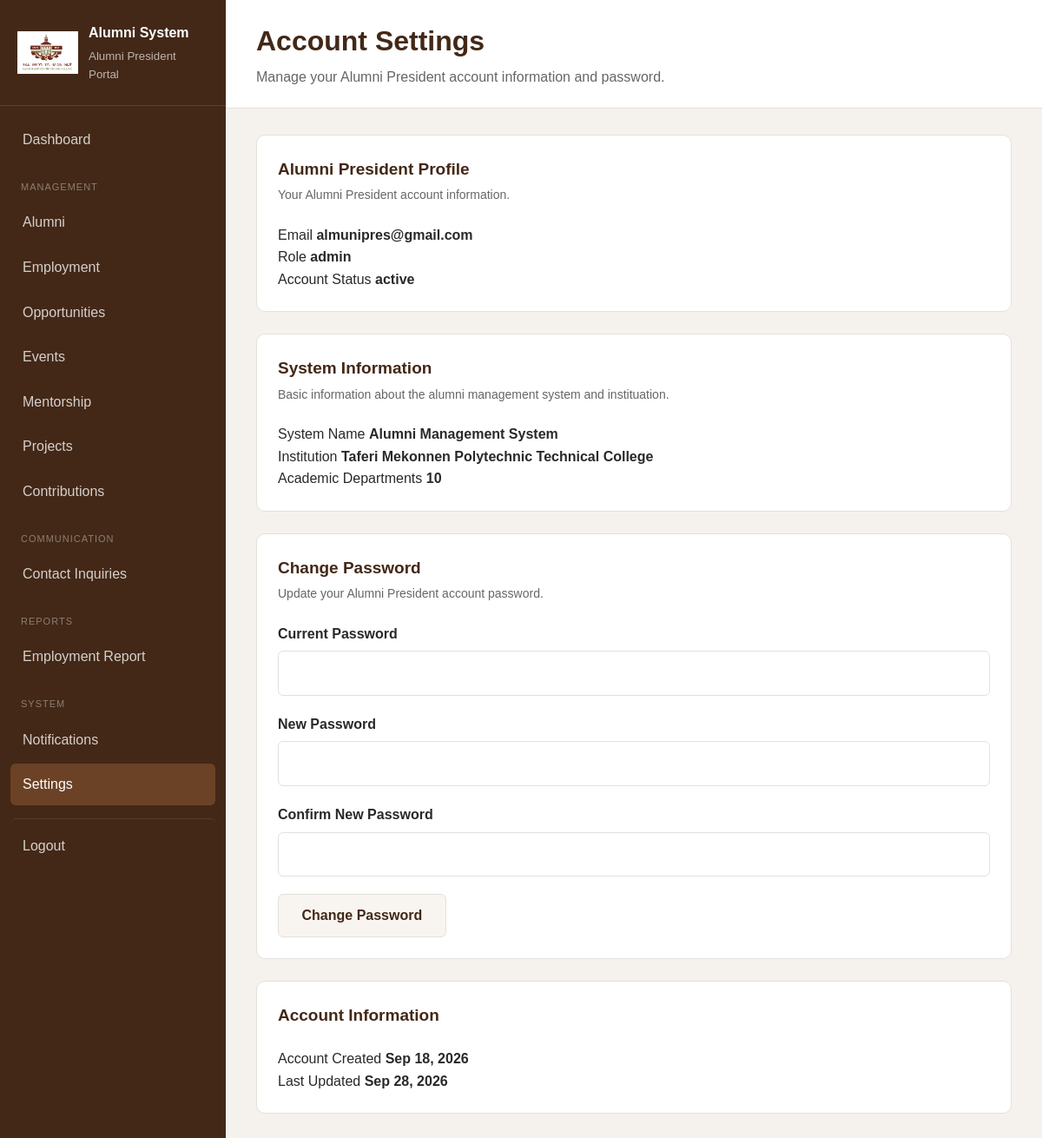
The page /admin/seetings/index.php (signed in) on the database its author committed.
### tables this page shows
CREATE TABLE `users` (
  `user_id` int(10) UNSIGNED NOT NULL,
  `email` varchar(150) NOT NULL,
  `password_hash` varchar(255) NOT NULL,
  `role` enum('admin','alumni','registrar','student_rep','system_admin') NOT NULL,
  `account_status` enum('active','inactive','suspended') NOT NULL DEFAULT 'active',
  `must_change_password` tinyint(1) NOT NULL DEFAULT 0,
  `created_at` timestamp NOT NULL DEFAULT current_timestamp(),
  `updated_at` timestamp NOT NULL DEFAULT current_timestamp() ON UPDATE current_timestamp(),
  `failed_login_attempts` int(11) NOT NULL DEFAULT 0,
  `locked_until` datetime DEFAULT NULL
);

### includes/functions.php (called while the page is built, shortened)
<?php
function e($value)
{
    return htmlspecialchars(
        (string) $value,
        ENT_QUOTES,
        "UTF-8"
    );
}

### admin/seetings/index.php (the view, shortened to what this page needs)
<?php
require_once "../../config/database.php";
require_once "../../includes/functions.php";
$userId = (int) $_SESSION["user_id"];
$stmt = $conn->prepare("
    SELECT
        user_id,
        email,
        password_hash,
        role,
        account_status,
        created_at,
        updated_at
    FROM users
    WHERE user_id = ?
    LIMIT 1
");
$stmt->bind_param("i", $userId);
$stmt->execute();
$result = $stmt->get_result();
$admin = $result->fetch_assoc();
?>
<!DOCTYPE html>
<html lang="en">
<head>
    <link
        rel="stylesheet"
        href="../../assets/css/style.css"
    >
</head>
<body class="admin-body">
<div class="admin-layout">
  <?php require_once __DIR__ ."/../includes/sidebar.php"; ?>
    <main class="admin-main">
        <header class="admin-topbar">
            <div>
                <h1>
                   Account Settings
                </h1>
                <p>
                    Manage your Alumni President account information and password.
                </p>
            </div>
        </header>
        <section class="dashboard-content">
            <div class="dashboard-panel">
                <div class="panel-header">
                    <div>
                        <h2>
                            Alumni President Profile
                        </h2>
                        <p>
                            Your Alumni President account information.
                        </p>
                    </div>
                </div>
                <div class="quick-stats">
                    <div>
                        <span>
                            Email
                        </span>
                        <strong>
                            <?= e($admin["email"]) ?>
                        </strong>
                    </div>
                    <div>
                        <span>
                            Role
                        </span>
                        <strong>
                            <?= e($admin["role"]) ?>
                        </strong>
                    </div>
                    <div>
                        <span>
                            Account Status
                        </span>
                        <strong>
                            <?= e($admin["account_status"]) ?>
                        </strong>
                    </div>
                </div>
            </div>
            <div class="dashboard-panel">
                <div class="panel-header">
                    <div>
                        <h2>
                            System Information
                        </h2>
                        <p>
                            Basic information about the alumni management system and instituation.
                        </p>
                    </div>
                </div>
                <div class="quick-stats">
                    <div>
                        <span>
                            System Name
                        </span>
                        <strong>
                            <?= e(SITE_NAME) ?>
                        </strong>
                    </div>
                    <div>
                        <span>
                            Institution
                        </span>
                        <strong>
                            Taferi Mekonnen Polytechnic Technical College
                        </strong>
                    </div>
                    <div>
                        <span>
                            Academic Departments
                        </span>
                        <strong>
                            10
                        </strong>
                    </div>
                </div>
            </div>
            <div class="dashboard-panel">
                <div class="panel-header">
                    <div>
                        <h2>
                            Change Password
                        </h2>
                        <p>
                            Update your Alumni President account password.
                        </p>
                    </div>
                </div>
                <form
                    method="POST"
                    action=""
                >
                    <div class="form-group">
                        <label for="current_password">
                            Current Password
                        </label>
                        <input
                            type="password"
                            id="current_password"
                            name="current_password"
                            required
                        >
                    </div>
                    <div class="form-group">
                        <label for="new_password">
                            New Password
                        </label>
                        <input
                            type="password"
                            id="new_password"
                            name="new_password"
                            minlength="8"
                            required
                        >
                    </div>
                    <div class="form-group">
                        <label for="confirm_password">
                            Confirm New Password
                        </label>
                        <input
                            type="password"
                            id="confirm_password"
                            name="confirm_password"
                            minlength="8"
                            required
                        >
                    </div>
                    <div class="quick-actions">
                        <button
                            type="submit"
                            class="secondary-button"
                        >
                            Change Password
                        </button>
                    </div>
                </form>
            </div>
            <div class="dashboard-panel">
                <div class="panel-header">
                    <div>
                        <h2>
                            Account Information
                        </h2>
                    </div>
                </div>
                <div class="quick-stats">
                    <div>
                        <span>
                            Account Created
                        </span>
                        <strong>
                            <?= e(
                                date(
                                    "M d, Y",
                                    strtotime(
                                        $admin["created_at"]
                                    )
                                )
                            ) ?>
                        </strong>
                    </div>
                    <div>
                        <span>
                            Last Updated
                        </span>
                        <strong>
                            <?= e(
                                date(
                                    "M d, Y",
                                    strtotime(
                                        $admin["updated_at"]
                                    )
                                )
                            ) ?>
                        </strong>
                    </div>
                </div>
            </div>
        </section>
    </main>
</div>
</body>
</html>

### assets/css/style.css (style rules this page uses)
:root { --primary-brown: #6b4226; --dark-brown: #432817; --light-brown: #a67c52; --cream: #f8f5f1; --white: #ffffff; --text-dark: #292929; --text-light: #666666; --border: #e5e0da; }
* { margin: 0; padding: 0; box-sizing: border-box; }
body { font-family: Arial, sans-serif; background: var(--cream); color: var(--text-dark); line-height: 1.6; }
button, input, textarea, select { font: inherit; }
.form-group { margin-bottom: 20px; }
.form-group label { display: block; margin-bottom: 7px; font-weight: 600; }
.form-group input { width: 100%; padding: 12px 14px; border: 1px solid var(--border); border-radius: 6px; outline: none; }
.admin-body { background: #f5f2ee; }
.admin-layout { min-height: 100vh; display: flex; }
.admin-main { margin-left: 260px; width: calc(100% - 260px); }
.admin-topbar { background: var(--white); padding: 22px 35px; border-bottom: 1px solid var(--border); display: flex; justify-content: space-between; align-items: center; }
.admin-topbar h1 { color: var(--dark-brown); margin-bottom: 3px; }
.admin-topbar p { color: var(--text-light); }
.dashboard-content { padding: 30px 35px; }
.dashboard-panel { background: var(--white); border: 1px solid var(--border); border-radius: 10px; padding: 24px; margin-bottom: 25px; }
.panel-header { display: flex; justify-content: space-between; align-items: center; margin-bottom: 22px; }
.panel-header h2 { color: var(--dark-brown); font-size: 19px; }
.panel-header p { color: var(--text-light); font-size: 14px; margin-top: 3px; }
.quick-actions { display: grid; gap: 10px; }
.primary-button, .secondary-button { display: inline-block; padding: 11px 18px; border-radius: 6px; font-weight: 600; cursor: pointer; border: none; }
.secondary-button { background: var(--cream); color: var(--dark-brown); border: 1px solid var(--border); }
.quick-actions { display: grid; grid-template-columns: repeat(4, 1fr); gap: 15px; }

### rows shown on the page
users: email "almunipres@gmail.com", role "admin", account_status "active", created_at "Sep 18, 2026", updated_at "Sep 28, 2026"

### other values the page prints
SITE_NAME "Alumni Management System"
